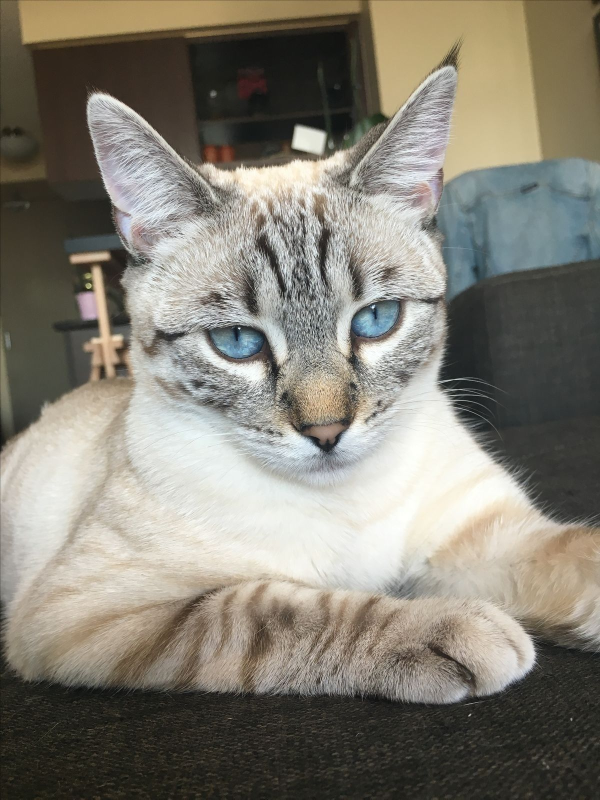
#> input picture Journal/Opgave2/CatData/cat_v1/bengal/1aeae43be56c47450ef4a3354d3e940d.jpg, 1200 x 1599 px (shown at 1/2 size); its folder holds 2 pictures in this run
$ jupyter execute --allow-errors 'SWMAL_Grp10-2(2).ipynb'
#> lines starting #> are read from the running program, lines starting #| are printed output that depends on the picture
# Aarhus Universitet &mdash; SWMAL E25
## Assignment O2
### Gruppe 10

---

### Members

| Name                         | Student ID   |
|------------------------------|--------------|
| Per Hindbo Clausen           | 202007348    |
| Mads Kampmann Elkjær         | 202209870    |
| Daniel Them                  | 201809623    |
| Frederick Lykkegaard Nielsen | 202207768    |

---

### Hand-in Date

**10/10-2025**

## L03 - Supergruppe diskussion

#### Resume: Look at the Big Picture

In the end-to-end pipeline of Machine learning, it is important to ”zoom out”
and look at the bigger picture. What do we want to achieve with this model?
Ideally, we would start by defining a problem and then see which specific data
we need, and additionally get an idea of how we would process them to reach
an end goal.

#### Resume: Get the Data

To answer the before mentioned questions, we must gather some data. First,
we must decide on the method we want to use to gather the data. Afterwards, ideally very early in the process, we can start splitting the data. We split it into test- and training-data to teach our model how to generalize the data.

#### Resume: Explore and Visualize the Data to Gain Insights,

Once the data is collected, the next step is to explore and visualize it. This helps us gain a better understanding of its structure, quality, and possible patterns.
Visualization and simple statistics allow us to spot errors, biases, or anomalies in the data. As the saying goes, ”bad data in, bad data out” — so it is crucial to ensure that the data makes sense before continuing.

#### Resume: Prepare the Data for Machine Learning Algorithms

Raw data is rarely ready to be used directly. Preparation may include clean-
ing missing values (for example, by replacing them with the mean or median),
normalizing or scaling numerical values, and transforming categorical variables into numerical ones (e.g. one-hot encoding). At this stage, we also ensure the data format matches what our machine learning algorithms expect.

#### Resume: Select and Train a Model

With the data prepared, we can select an appropriate model. This often begins with simpler algorithms to establish a baseline and then progresses to more advanced techniques. The model is trained on the training data to capture the patterns necessary to solve the defined problem.

#### Resume: Fine-Tune Your Model

After training, the model must be evaluated on previously unseen test data. This evaluation provides insight into how well the model generalizes. Depending on the problem type, metrics such as accuracy, precision, recall, F1-score, or RMSE are used. A key challenge is avoiding overfitting, where the model performs well on training data but poorly on new data.

If performance is not satisfactory, the model can be improved by tuning hyperparameters or trying alternative algorithms. Techniques like grid search, random search, or cross-validation can systematically optimize performance. Feature selection or engineering may also provide gains.

#### Resume: Launch, Monitor, and Maintain Your System

Once the model is performing well, the next step is deployment. This means
integrating the model into a real-world application, such as through an API, a dashboard, or by embedding it in an existing system where it can generate predictions on new data.
A model’s job does not end once it is deployed. Over time, data distributions may shift, leading to performance degradation (concept drift). To ensure continued reliability, the model must be monitored in production, retrained periodically, and updated to handle new data or requirements.

## L04 - Dataanalyse

### Qa) Beskrivelse af datasæt til O4 projekt

### a. Concept

We want to build a robust image-classifier that predicts a cat’s breed from a single photo. The initial scope covers five breeds—Bengal, Domestic Shorthair, Maine Coon, Ragdoll, and Siamese, but the architecture will be modular so adding new classes later requires only dropping more folders into the dataset, re-running the split and re-training or fine-tuning. We normalize inputs consistently, apply conservative augmentations to improve generalization (flip/rotate/brightness/contrast/zoom), and track performance with accuracy and macro-averaged F1. To understand model behavior, we’ll use a confusion matrix and per-class metrics; this is especially useful for visually similar breeds or when classes are imbalanced. The end product is a saved model artifact plus a small script that takes an image path and returns top-1 prediction with confidence, and maybe top-k probabilities for transparency.

### b. Dataset

We use the [Kaggle Cat's Breed Dataset](https://www.kaggle.com/datasets/yapwh1208/cats-breed-dataset), which provides exactly the five classes we target and already follows a directory-per-breed structure. This structure is compatible with standard loaders fx. (Keras `image_dataset_from_directory`) and plays nicely with reproducible train/validation/test splits. The pipeline stays open to growth: if we later collect more images for these breeds or introduce new breeds, we simply add folders with the appropriate names and rerun the preprocessing/splitting steps. This makes it straightforward to scale both the data and the classification without rewriting code.

### c. Dataset description

Each sample is a color photograph (commonly JPEG/PNG in RGB) with non-uniform resolution and aspect ratio. Labels are implicitly defined by folder names, which reduces the chance of metadata drift but can still contain occasional label noise (mis-sorted images). In a quick exploration pass, we verify the directory layout, count the images per class, and check for corrupt files or near-duplicates using a perceptual hash. We look at global summaries like width/height distributions and aspect ratios to inform the target input size and resizing policy (e.g., pad/crop vs. stretch). We also visualize single-image RGB histograms and small grids of random examples per class to spot systematic differences such as background bias (studio shots vs. household environments), lighting extremes, or watermark artifacts. There might be some issuese which could be mild class imbalance, resolution variance, and varied backgrounds that can mislead the model into learning context instead of the cat.

### d. Use of dataset

We’ll use the dataset for multiclass classification: given a cat photo, predict one breed among our five classes. Classification fits because the target is a discrete label, not a numeric value (so not regression). We’ll resize and convert to RGB to standardize inputs and stabilize training, then make stratified train/validation/test splits to get fair evaluation. For metrics, we pick accuracy for overall performance and macro-F1 so small classes count equally (We might add a cat breed with not a lot of pictures). We will use a confusion matrix that shows us which breeds the model confuses.

### Sources:

- [Kaggle Cat’s Breed Dataset](https://www.kaggle.com/datasets/yapwh1208/cats-breed-dataset)
- [scikit-learn: train_test_split (stratified splitting)](https://scikit-learn.org/stable/modules/generated/sklearn.model_selection.train_test_split.html)
- [scikit-learn: StratifiedKFold](https://scikit-learn.org/stable/modules/generated/sklearn.model_selection.StratifiedKFold.html)
- [scikit-learn: StratifiedShuffleSplit](https://scikit-learn.org/stable/modules/generated/sklearn.model_selection.StratifiedShuffleSplit.html)
- [scikit-learn: StratifiedGroupKFold](https://scikit-learn.org/stable/modules/generated/sklearn.model_selection.StratifiedGroupKFold.html)
- [scikit-learn: f1_score (use `average="macro"`) ](https://scikit-learn.org/stable/modules/generated/sklearn.metrics.f1_score.html)
- [scikit-learn: confusion_matrix](https://scikit-learn.org/stable/modules/generated/sklearn.metrics.confusion_matrix.html)
- [scikit-learn: ConfusionMatrixDisplay](https://scikit-learn.org/stable/modules/generated/sklearn.metrics.ConfusionMatrixDisplay.html)
- [scikit-learn: classification_report](https://scikit-learn.org/stable/modules/generated/sklearn.metrics.classification_report.html)
- [scikit-learn: cross_validate (multi-metric CV)](https://scikit-learn.org/stable/modules/generated/sklearn.model_selection.cross_validate.html)
- [scikit-learn User Guide: Metrics & scoring (classification metrics)](https://scikit-learn.org/stable/modules/model_evaluation.html)
- [scikit-learn User Guide: Cross-validation](https://scikit-learn.org/stable/modules/cross_validation.html)

### Qb) Dataanalyse af eget datasæt

We start by setting the dataset path, importing the libraries, and configuring plotting so the rest of the notebook knows where the images are and can visualize results consistently.

[cell 1]
# Setup: Datapath and imports
DATA_DIR = "CatData/cat_v1"

from pathlib import Path
import numpy as np
import pandas as pd
from PIL import Image, UnidentifiedImageError
import matplotlib.pyplot as plt

plt.rcParams["figure.figsize"] = (8,5)
plt.rcParams["axes.grid"] = True

Next, we scan the class folders, open each image, and record format, color mode, width, height, and aspect ratio to build a simple metadata table.

[cell 2]
# Scan dataset (formats, color spaces, sizes)
IMG_EXTS = {".jpg",".jpeg",".png",".bmp",".gif",".tif",".tiff",".webp"}

rows, bad = [], []
root = Path(DATA_DIR)
classes = sorted([d.name for d in root.iterdir() if d.is_dir()])

for cls in classes:
    for p in (root/cls).rglob("*"):
        if p.is_file() and p.suffix.lower() in IMG_EXTS:
            try:
                with Image.open(p) as im:
#> im is the input picture: PIL image 1200x1599 RGB; mean R, G, B 131.8, 127.7, 116.9
                    im.load()
                    w, h = im.size
                    rows.append({
                        "path": str(p),
                        "label": cls,
                        "format": im.format,    # JPEG, PNG, ...
                        "mode": im.mode,        # RGB, L, RGBA, ...
                        "width": w,
                        "height": h,
                        "aspect": (w/h if h else np.nan)
                    })
            except (UnidentifiedImageError, OSError):
                bad.append(str(p))

meta = pd.DataFrame(rows)
print(f"Classes: {classes}")
print(f"Total images: {len(meta)}  |  Unreadable: {len(bad)}")
meta.head()

Then we print a directory tree to document how the data are organized on disk, showing the root and the class subfolders.

[cell 3]
# Representation on disk (folder structure)
def print_tree(path: Path, max_depth=1):
    def _walk(p, prefix="", depth=0):
        if depth > max_depth: return
        entries = sorted(p.iterdir(), key=lambda x: (not x.is_dir(), x.name.lower()))
        for i, e in enumerate(entries[:50]):  # truncate for readability
            is_last = (i == len(entries)-1)
            branch = "└── " if is_last else "├── "
            print(prefix + branch + e.name + ("/" if e.is_dir() else ""))
            if e.is_dir():
                _walk(e, prefix + ("    " if is_last else "│   "), depth+1)
    print(p.name + "/")
    _walk(path)

print_tree(root, max_depth=1)

After that, we show class counts and simple tables of image formats and color modes. This checks how balanced the classes are and what kinds of files we have.

[cell 4]
# Basic tables
# Class counts
cls_counts = meta["label"].value_counts().sort_index()
display(pd.DataFrame({"count": cls_counts}))

# Formats & color spaces
display(meta["format"].value_counts().to_frame("count").rename_axis("format"))
display(meta["mode"].value_counts().to_frame("count").rename_axis("mode"))

We then compute size stats per class and plot histograms of width, height, and aspect ratio. This tells us how big images are and helps if we want to choose a standard resize.

[cell 5]
# Size statistics + histograms (width/height/aspect)
size_stats = (meta
    .assign(megapix=(meta["width"]*meta["height"])/1e6)
    .groupby("label")[["width","height","aspect","megapix"]]
    .agg(["count","min","median","mean","max"]))
display(size_stats)

fig, axes = plt.subplots(1,3, figsize=(14,4))
axes[0].hist(meta["width"],  bins=40); axes[0].set_title("Width (px)");  axes[0].set_xlabel("px")
axes[1].hist(meta["height"], bins=40); axes[1].set_title("Height (px)"); axes[1].set_xlabel("px")
axes[2].hist(meta["aspect"], bins=40); axes[2].set_title("Aspect ratio (w/h)"); axes[2].set_xlabel("ratio")
plt.tight_layout(); plt.show()
#> after `plt.tight_layout()`:
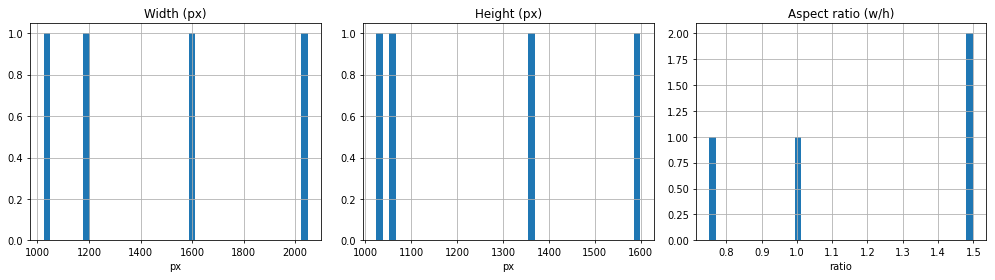
#> figure drawn by matplotlib, 3 panels; panel 3: tallest bar 2 high, from x = 1.48 to 1.5

Next, we show a small grid of example images for each class with their labels. This is a quick visual check that the data look right.

[cell 6]
# Examples & labels (image grid)
def show_examples(df, per_class=4):
#> called with per_class = 4
    labels = sorted(df["label"].unique())
    nrows, ncols = len(labels), per_class
    fig, axes = plt.subplots(nrows, ncols, figsize=(2.8*ncols, 2.8*nrows))
    if nrows == 1: axes = np.array([axes])
    for r, lab in enumerate(labels):
        subset = df[df["label"]==lab]
        sample = subset.sample(min(per_class, len(subset)), random_state=42)
        for c, (_, row) in enumerate(sample.iterrows()):
            ax = axes[r, c] if ncols>1 else axes[r, 0]
            img = Image.open(row["path"]).convert("RGB")
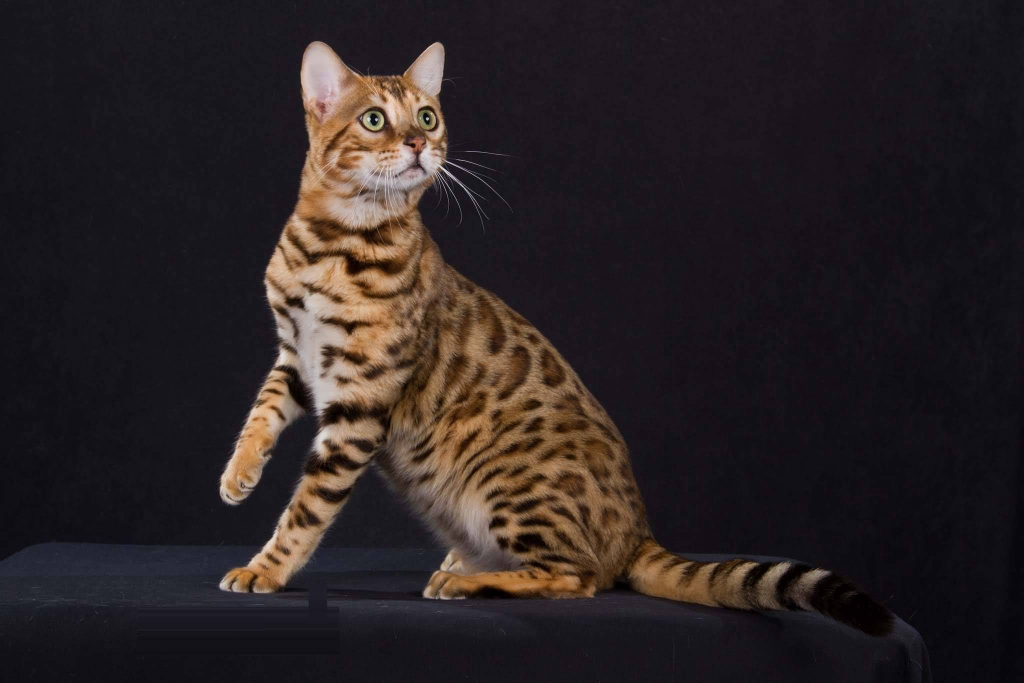
#> input picture Journal/Opgave2/CatData/cat_v1/bengal/Brilliant-Brown-Bengal-Cat-Looking-Up.jpg, 2048 x 1366 px (shown at 1/2 size)
#> img is the input picture: PIL image 2048x1366 RGB; mean R, G, B 42.8, 34.8, 35.9
            ax.imshow(img); ax.set_axis_off()
            if c == 0: ax.set_title(lab)
    plt.suptitle("Example images per class", y=0.995)
    plt.tight_layout(); plt.show()
#> (the rest of the program and of its run is left out)
